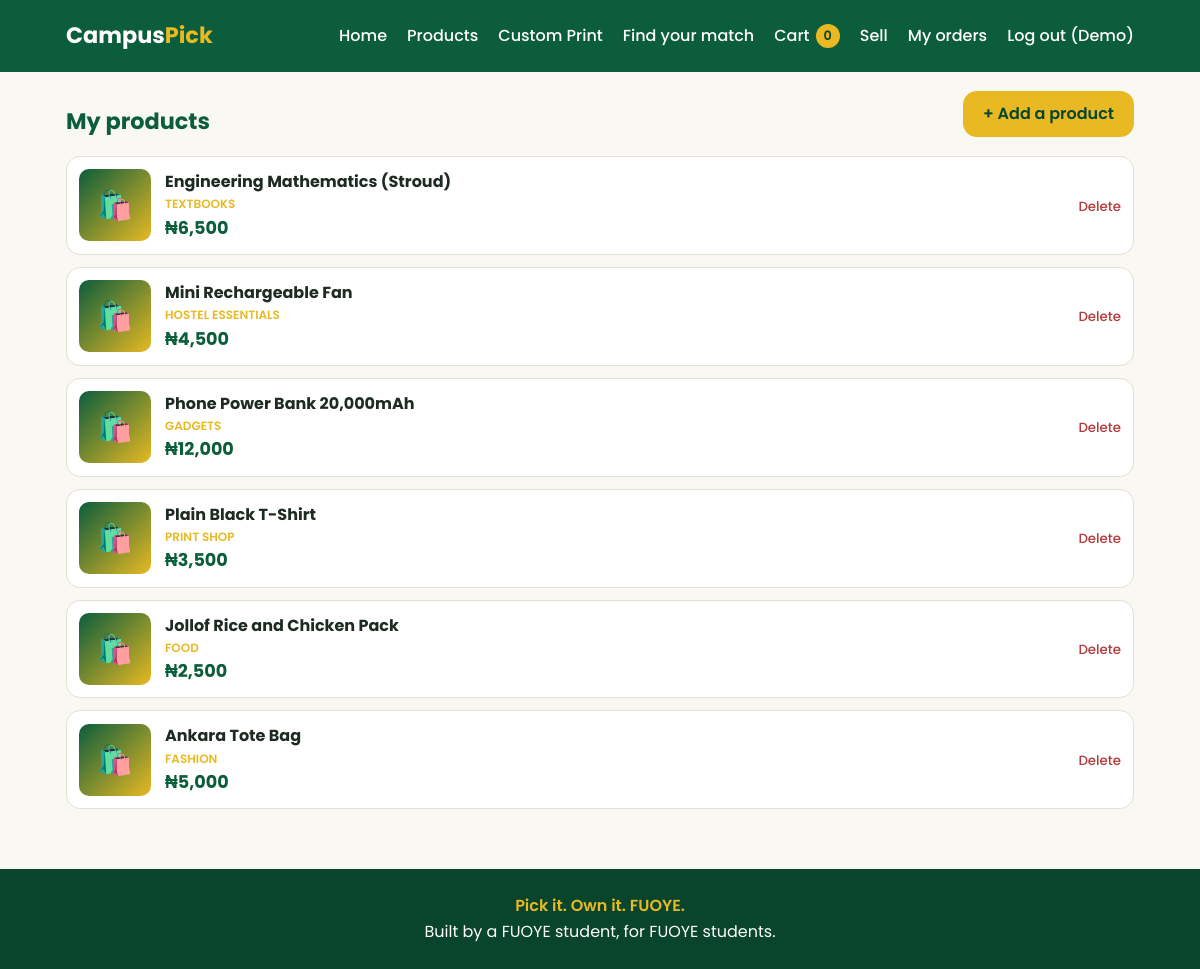
The page /my_products.php (signed in) on the database its author committed.
### tables this page shows
CREATE TABLE `products` (
  `id` int(11) NOT NULL,
  `seller_id` int(11) NOT NULL,
  `name` varchar(150) NOT NULL,
  `description` text DEFAULT NULL,
  `price` decimal(10,2) NOT NULL,
  `category` varchar(50) DEFAULT NULL,
  `image` varchar(255) DEFAULT NULL,
  `created_at` timestamp NOT NULL DEFAULT current_timestamp()
);

### my_products.php (the view, shortened to what this page needs)
<?php
include 'includes/db.php';
$user = $_SESSION['user'];
$stmt = $conn->prepare("SELECT id, name, price, category, image FROM products WHERE seller_id = ? ORDER BY created_at DESC");
$stmt->bind_param("i", $user['id']);
$stmt->execute();
$result = $stmt->get_result();
include 'includes/header.php';
?>
<main class="container">
  <div class="my-head">
    <h2 class="section-title">My products</h2>
    <a href="add_product.php" class="btn">+ Add a product</a>
  </div>
  <?php while ($p = $result->fetch_assoc()): ?>
    <div class="my-row">
      <div class="my-thumb">
        <?php if ($p['image']): ?>
          <img src="uploads/<?php echo htmlspecialchars($p['image']); ?>" alt="">
        <?php else: ?>🛍️<?php endif; ?>
      </div>
      <div class="my-info">
        <a href="product.php?id=<?php echo (int)$p['id']; ?>"><strong><?php echo htmlspecialchars($p['name']); ?></strong></a>
        <div class="card-cat"><?php echo htmlspecialchars($p['category']); ?></div>
        <div class="card-price">₦<?php echo number_format($p['price']); ?></div>
      </div>
      <form method="POST" onsubmit="return confirm('Delete this product?');">
        <button type="submit" class="remove-btn">Delete</button>
      </form>
    </div>
  <?php endwhile; ?>
</main>
<?php include 'includes/footer.php'; ?>

### css/style.css (style rules this page uses)
:root { --green: #0B5D3B; --green-dark: #08452c; --gold: #E8B923; --bg: #FAF8F2; --ink: #1d2b22; --white: #ffffff; --muted: #6b7a70; --line: #e3dfd2; --radius: 14px; --speed: 0.3s; --ease: cubic-bezier(0.4, 0, 0.2, 1); }
* { box-sizing: border-box; margin: 0; padding: 0; }
body { font-family: 'Poppins', sans-serif; background: var(--bg); color: var(--ink); line-height: 1.6; min-height: 100vh; display: flex; flex-direction: column; }
main { flex: 1; width: 100%; min-width: 0; }
a { color: inherit; text-decoration: none; }
.container { max-width: 1100px; margin: 0 auto; padding: 0 16px; }
.section-title { margin: 32px 0 16px; font-size: 1.4rem; color: var(--green); }
.btn { display: inline-flex; align-items: center; justify-content: center; text-align: center; min-height: 44px; background: var(--gold); color: var(--green-dark); font: inherit; font-weight: 600; padding: 10px 20px; border: 0; border-radius: var(--radius); cursor: pointer; transition: transform var(--speed) var(--ease); }
.card-cat { font-size: 0.75rem; color: var(--gold); font-weight: 600; text-transform: uppercase; }
.card-price { color: var(--green); font-weight: 700; font-size: 1.1rem; }
.remove-btn { background: none; border: 0; color: #b23b3b; cursor: pointer; font-family: inherit; font-weight: 500; }
.my-head { display: flex; align-items: center; justify-content: space-between; gap: 12px; flex-wrap: wrap; }
.my-row { display: flex; align-items: center; gap: 14px; background: var(--white); border: 1px solid var(--line); border-radius: var(--radius); padding: 12px; margin-bottom: 12px; }
.my-thumb { width: 72px; height: 72px; border-radius: 10px; background: linear-gradient(135deg, var(--green), var(--gold)); display: flex; align-items: center; justify-content: center; font-size: 1.8rem; overflow: hidden; flex-shrink: 0; }
.my-info { flex: 1; min-width: 0; }

### rows shown on the page
products: name "Engineering Mathematics (Stroud)", category "TEXTBOOKS", price "6,500"
products: name "Mini Rechargeable Fan", category "HOSTEL ESSENTIALS", price "4,500"
products: name "Phone Power Bank 20,000mAh", category "GADGETS", price "12,000"
products: name "Plain Black T-Shirt", category "PRINT SHOP", price "3,500"
products: name "Jollof Rice and Chicken Pack", category "FOOD", price "2,500"
products: name "Ankara Tote Bag", category "FASHION", price "5,000"

### other values the page prints
explode(' ', $user['name'])[0] "Demo"
